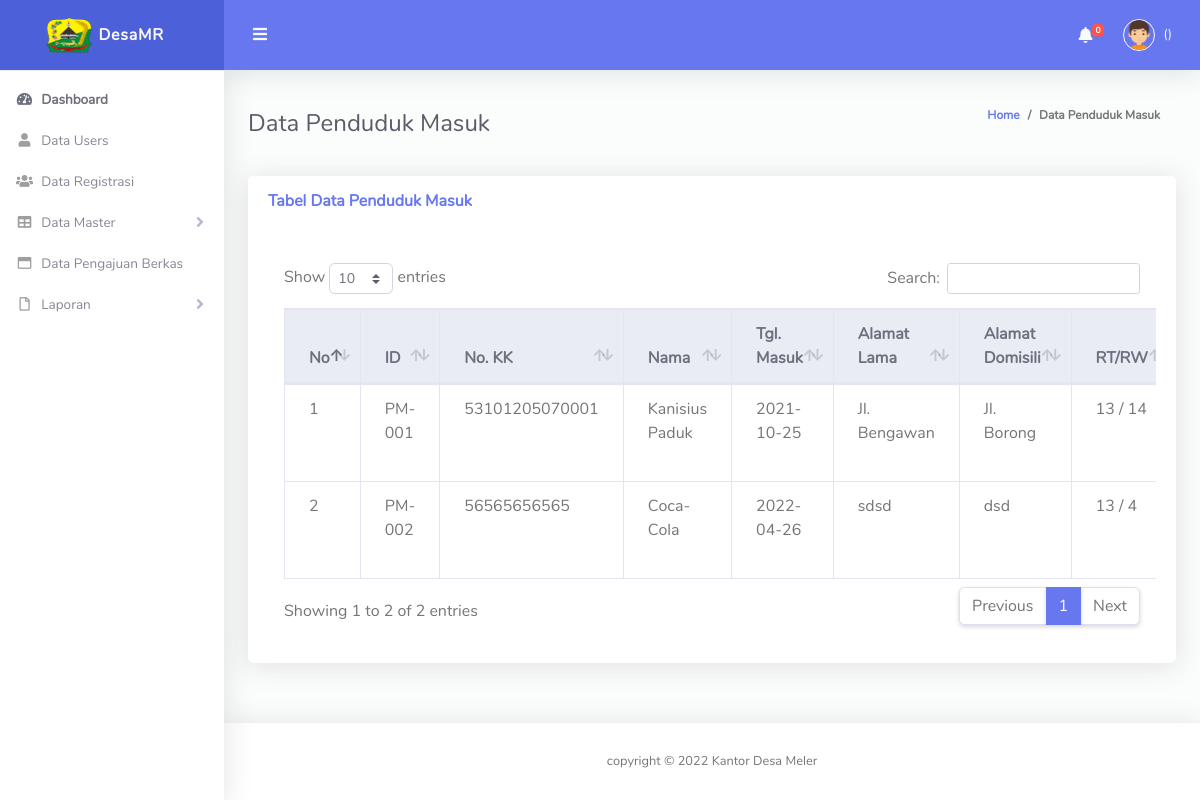
The page /dashboard.php?p=data_penduduk_masuk on the database its author committed.
### tables this page shows
CREATE TABLE `tbl_penduduk_masuk` (
  `id_pm` varchar(50) NOT NULL,
  `no_kk` varchar(50) NOT NULL,
  `nama` varchar(50) NOT NULL,
  `tgl_masuk` varchar(50) NOT NULL,
  `alamat_lama` varchar(50) NOT NULL,
  `alamat_sekarang` varchar(50) NOT NULL,
  `rt` int(10) NOT NULL,
  `rw` int(10) NOT NULL,
  `surat` varchar(50) NOT NULL,
  `sk` varchar(200) NOT NULL,
  `kelurahan` varchar(50) NOT NULL,
  `kecamatan` varchar(50) NOT NULL,
  `kabupaten` varchar(50) NOT NULL,
  `provinsi` varchar(50) NOT NULL,
  `status_penduduk` varchar(50) NOT NULL
);

### Pages/data_penduduk_masuk.php (the view, shortened to what this page needs)
<div class="container-fluid" id="container-wrapper">
  <div class="d-sm-flex align-items-center justify-content-between mb-4">
    <h2 class="h4 mb-0 text-gray-800">Data Penduduk Masuk</h2>
    <ol class="breadcrumb">
      <li class="breadcrumb-item"><a href="#">Home</a></li>
      <li class="breadcrumb-item active" aria-current="page">Data Penduduk Masuk</li>
    </ol>
  </div>
  <div class="row mb-12">
    <div class="col-xl-12 col-md-6 mb-4">
       <div class="card mb-4">
        <div class="card-header py-3 d-flex flex-row align-items-center justify-content-between">
          <h6 class="m-0 font-weight-bold text-primary">Tabel Data Penduduk Masuk</h6>
        </div>
        <div class="card-body">
          <div class="table-responsive p-3">
          <table class="table align-items-center table-hover table-bordered" id="dataTableHover">
            <thead class="thead-light">
              <tr>
                <th>No</th>
                <th>ID</th>
                <th>No. KK</th>
                <th>Nama</th>
                <th>Tgl. Masuk</th>
                <th>Alamat Lama</th>
                <th>Alamat Domisili</th>
                <th>RT/RW</th>
              </tr>
            </thead>
            <tbody>
              <?php
              include"koneksi.php";
              $no=1;
              $query="SELECT*FROM tbl_penduduk_masuk";
              $sql=mysqli_query($connect, $query);
              while($data=mysqli_fetch_array($sql)) {?>
              <tr>
                <td><?php echo $no;?></td>
                <td><?php echo $data['id_pm'];?></td>
                <td><?php echo $data['no_kk'];?></td>
                <td><?php echo $data['nama'];?></td>
                <td><?php echo $data['tgl_masuk'];?></td>
                <td><?php echo $data['alamat_lama'];?></td>
                <td><?php echo $data['alamat_sekarang'];?></td>
                <td><?php echo $data['rt'];?> / <?php echo $data['rw']; ?></td>
              </tr>
              <?php $no++;}
              ?>
            </tbody>
          </table>
        </div>
        </div>
      </div>
    </div>
  </div>
</div>

### rows shown on the page
tbl_penduduk_masuk: id_pm "PM-001", no_kk "53101205070001", nama "Kanisius Paduk", tgl_masuk "2021-10-25", alamat_lama "Jl. Bengawan", alamat_sekarang "Jl. Borong", rt "13", rw "14"
tbl_penduduk_masuk: id_pm "PM-002", no_kk "56565656565", nama "Coca-Cola", tgl_masuk "2022-04-26", alamat_lama "sdsd", alamat_sekarang "dsd", rt "13", rw "4"

### other values the page prints
$count "0"
